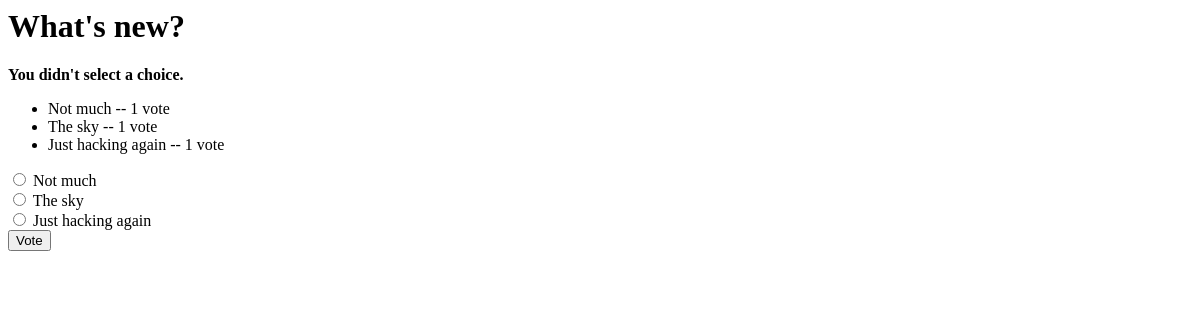
The page /polls/1/vote/ on the database as committed earlier.
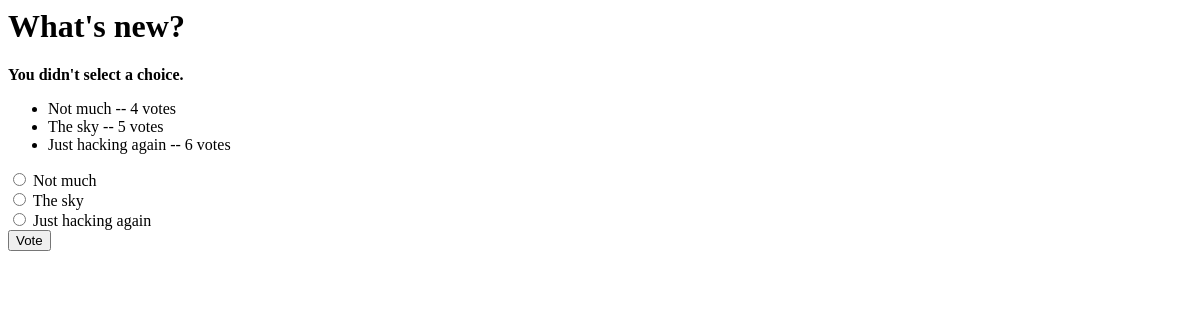
The same page on the database as committed later.
### polls/models.py (models this page shows, shortened)
class Choice(models.Model):
    question = models.ForeignKey(Question, on_delete=models.CASCADE)
    choice_text = models.CharField(max_length=200)
    votes = models.IntegerField(default=0)

### polls/views.py (the view)
# urls.py: url(r'^(?P<question_id>[0-9]+)/vote/$', views.vote, name='vote'),
def vote(request, question_id):
    question = get_object_or_404(Question, pk=question_id)
    try:
        selected_choice = question.choice_set.get(pk=request.POST['choice'])
    except (KeyError, Choice.DoesNotExist):
        if question.choice_set.count() == 0:
            question.choice_set.create(choice_text='ok', votes=0)
            question.choice_set.create(choice_text='no', votes=0)
        return render(request, 'polls/detail.html', {
            'question': question,
            'error_message': "You didn't select a choice.",
        })
    else:
        selected_choice.votes += 1
        selected_choice.save()
        return HttpResponseRedirect(reverse('polls:results', args=(question.id,)))

### polls/templates/polls/detail.html (shortened to what this page needs)
<h1>{{ question.question_text }}</h1>
{% if error_message %}<p><strong>{{ error_message }}</strong></p>{% endif %}
<ul>
{% for choice in question.choice_set.all %}
    <li>{{ choice.choice_text }} -- {{ choice.votes }} vote{{ choice.votes|pluralize }}</li>
{% endfor %}
</ul>
<form action="{% url 'polls:vote' question.id %}" method="post">
{% for choice in question.choice_set.all %}
    <input type="radio" name="choice" id="choice{{ forloop.counter }}" value="{{ choice.id }}" />
    <label for="choice{{ forloop.counter }}">{{ choice.choice_text }}</label><br />
{% endfor %}
<input type="submit" value="Vote" />
</form>

Rows that differ between the two databases and show on the page:
changed Choice "Not much": votes "1" → "4"
changed Choice "The sky": votes "1" → "5"
changed Choice "Just hacking again": votes "1" → "6"
